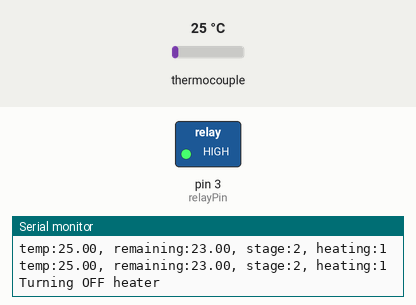
This sketch was run on a simulated Arduino Uno, built with avr-gcc and run on an emulated ATmega328P. On the bench: switched loads named in the sketch (green lamp = pin HIGH), the last lines printed to the serial monitor. Inputs (shaded band) come from the test bench; at power-on: thermocouple 25 °C.

Above: at 20.6 s.
At 90.6 s:
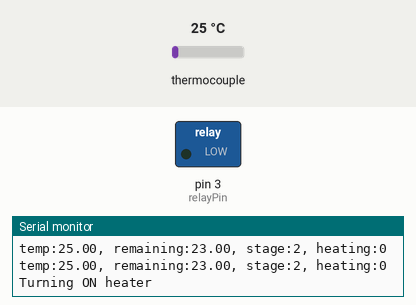
Timing chart, 0 to 112.0 s (numbered marks = the images above):
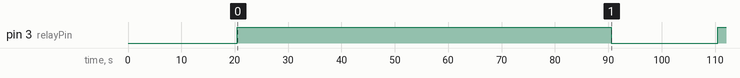

Measured:
- by itself, pin 3 (relayPin): LOW → HIGH at 20.5 s, → LOW 70.0 s later, → HIGH 20.0 s later

The sketch:

thermo.ino
```cpp
#include <max6675.h>

int thermoDO = 4;
int thermoCS = 5;
int thermoCLK = 6;

MAX6675 thermocouple(thermoCLK, thermoCS, thermoDO);
//int vccPin = 3;
//int gndPin = 2;

int relayPin = 3;

float targetTemp = 48.0f;
bool heating;

void setup() {
  Serial.begin(9600);
  pinMode(relayPin, OUTPUT);
  heaterOff();
  Serial.println("Thermocouple feedback test");
  // wait for MAX chip to stabilize
  delay(500);
  digitalWrite(relayPin, HIGH);
}

#define STAGE_PREWARM 0
#define STAGE_WAIT_FOR_PEAK 1
#define STAGE_MAINTAIN_TEMP 2

int stage = STAGE_MAINTAIN_TEMP;
//int stage = STAGE_PREWARM;
int skip = 0;
float peak = 0;
int postPeakCount = 0;


void loop() {
  unsigned long tick = 0;
  float temp = thermocouple.readCelsius();
  float remaining = targetTemp - temp;
  Serial.print("temp:");
  Serial.print(temp);
  Serial.print(", remaining:");
  Serial.print(remaining);
  Serial.print(", stage:");
  Serial.print(stage);
  Serial.print(", heating:");
  Serial.println(heating);
  if (skip > 0) {
    skip--;
  }
  else {
    int oldStage = stage;
    switch (stage) {
      case STAGE_PREWARM:
        prewarm(remaining);
        break;
      case STAGE_WAIT_FOR_PEAK:
        waitForPeak(temp);
        break;
      case STAGE_MAINTAIN_TEMP:
        maintainTemp(temp, remaining);
        break;
    }
    if (stage != oldStage) {
      Serial.print("New stage:");
      Serial.println(stage);
    }
  }
  delay(5000);
  tick++;
}

void prewarm(int remaining) {
  if (remaining > 22) {
    heaterOn();
  }
  else {
    heaterOff();
    stage = STAGE_WAIT_FOR_PEAK;
  }
}

void waitForPeak(float temp) {
  heaterOff();
  if (temp > peak) {
    postPeakCount = 0;
    peak = temp;
  }
  else if (temp < peak) {
    postPeakCount++;
  }
  if (postPeakCount > 10) {
    peak = 0;
    postPeakCount = 0;
    stage = STAGE_MAINTAIN_TEMP;
  }
}

void maintainTemp(float temp, float remaining) {
  if (remaining < 1.25f) {
    heaterOff();
    skip = 10;
  }
  else {
    if (heating) {
      heaterOff();
      skip = 13;
    }
    else {
      heaterOn();
      skip = 3;
    }
  }
}

void heaterOn() {
  if (heating)
    return;
  heating = true;
  digitalWrite(relayPin, LOW);
  Serial.println("Turning ON heater");
}

void heaterOff() {
  if (!heating)
    return;
  heating = false;
  digitalWrite(relayPin, HIGH);
  Serial.println("Turning OFF heater");
}
```
